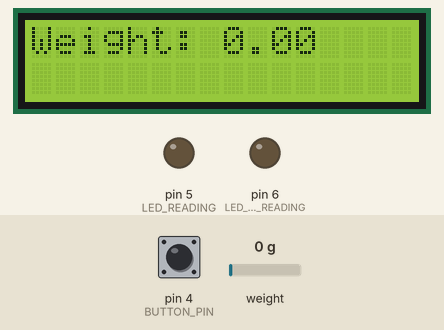
Simulated run of this sketch. Board: Arduino Uno, built with avr-gcc and run on an emulated ATmega328P. Shown: 16×2 character LCD, output pins drawn as LEDs (lit = HIGH). Inputs (shaded band) come from the test bench; at power-on: weight on the scale 0 g, pin 4 (BUTTON_PIN) HIGH. What the sketch prints to the serial monitor is not drawn.

Above: at 2.2 s.
2.3 s: weight on the scale set to 2 g
At 4.9 s:
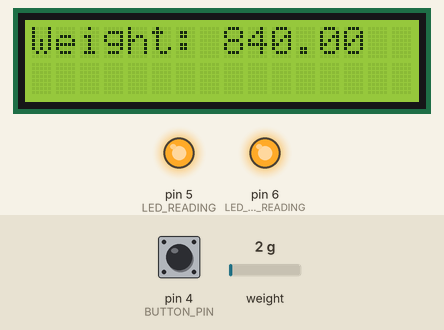
6.8 s: weight on the scale set to 100 g
At 8.1 s:
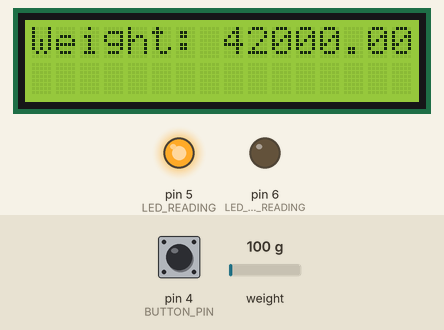
10.0 s: pin 4 (BUTTON_PIN) pulled LOW for 1 s
At 12.4 s:
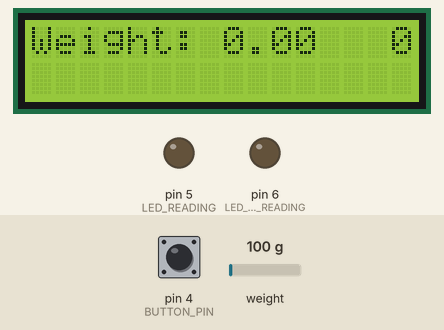
13.5 s: weight on the scale set to 107 g
At 16.8 s:
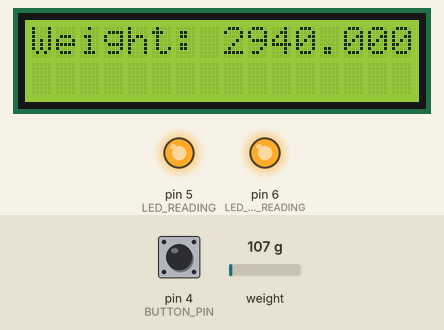
Timing chart, 0 to 18.1 s (numbered marks = the images above; inputs shaded):
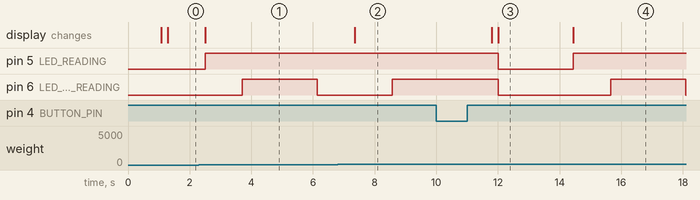

Measured:
- the behaviour switches between 0 and 1 g on weight on the scale (found by bisection; images 0 and 1)
- the behaviour switches between 100 and 101 g on weight on the scale (found by bisection; images 3 and 4)
- after the input at 2.3 s, pin 5 (LED_READING): LOW → HIGH after 0.20 s; pin 6 (LED_NON_READING): LOW → HIGH after 1.4 s, → LOW 2.4 s later; the display: changes after 0.20 s (image 1)
- after the input at 6.8 s, the display: changes after 0.56 s (image 2)
- after the input at 10.0 s, pin 5 (LED_READING): HIGH → LOW after 2.0 s; pin 6 (LED_NON_READING): HIGH → LOW after 2.0 s instead of 1.0 s; the display: first changes after 1.8 s (image 3 shows a later state)
- after the input at 13.5 s, pin 5 (LED_READING): LOW → HIGH after 0.94 s; pin 6 (LED_NON_READING): LOW → HIGH after 2.2 s, → LOW 2.4 s later; the display: changes after 0.94 s (image 4)

The sketch:

loadcellabi.ino
```cpp
#include <Wire.h>
#include <LiquidCrystal_I2C.h>
#include <HX711.h>

// Define the HX711 circuit pins
#define DOUT_PIN 2
#define CLK_PIN 3

// Define the button switch pin and LEDs pins
#define BUTTON_PIN 4
#define LED_READING 5
#define LED_NON_READING 6

HX711 scale;

// Initialize the LCD object with the I2C address (use the actual address of your LCD)
LiquidCrystal_I2C lcd(0x3F, 16, 2);

void setup() {
  Serial.begin(9600);
  scale.begin(DOUT_PIN, CLK_PIN);
  scale.set_scale(); // Calibrate the scale if needed
  scale.tare();      // Reset the scale to 0

  // Initialize the LCD
  lcd.begin(16, 2);
  lcd.print("Weight: ");

  // Set the button pin as input
  pinMode(BUTTON_PIN, INPUT_PULLUP);
  // Set the LED pins as output
  pinMode(LED_READING, OUTPUT);
  pinMode(LED_NON_READING, OUTPUT);
}

void loop() {
  // Check if the button is pressed and reset the scale to zero
  if (digitalRead(BUTTON_PIN) == LOW) {
    scale.tare();
    lcd.setCursor(8, 0); // Move the cursor to the second line, 9th position
    lcd.print("       "); // Clear the previous weight value
  }

  // Read the raw value from the load cell
  long rawValue = scale.read();

  // Convert the raw value to weight in grams or other units depending on calibration
  float weight = scale.get_units();

  // Display the weight on the serial monitor
  Serial.print("Weight (grams): ");
  Serial.println(weight);

  // Display the weight on the LCD
  lcd.setCursor(8, 0); // Move the cursor to the second line, 9th position
  lcd.print("       "); // Clear the previous weight value
  lcd.setCursor(8, 0); // Move the cursor back to the 9th position
  lcd.print(weight); // Print the current weight value

  // LED control based on reading time and non-reading time
  if (weight > 0.0) {
    // Turn on the reading time LED
    digitalWrite(LED_READING, HIGH);
    // Blink the non-reading time LED
    digitalWrite(LED_NON_READING, (millis() / 500) % 2);
  } else {
    // Turn off both LEDs when not reading
    digitalWrite(LED_READING, LOW);
    digitalWrite(LED_NON_READING, LOW);
  }

  delay(1000); // Wait for a second before reading again
}
```
